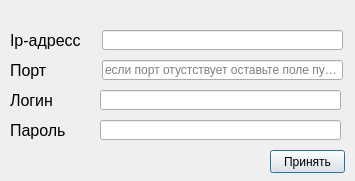
<?xml version="1.0" encoding="UTF-8"?>
<ui version="4.0">
 <class>ConnectionSettings</class>
 <widget class="QDialog" name="ConnectionSettings">
  <property name="windowModality">
   <enum>Qt::WindowModal</enum>
  </property>
  <property name="geometry">
   <rect>
    <x>0</x>
    <y>0</y>
    <width>355</width>
    <height>181</height>
   </rect>
  </property>
  <property name="windowTitle">
   <string>Настройка подключения к базе MySQL</string>
  </property>
  <widget class="QPushButton" name="saveButton">
   <property name="geometry">
    <rect>
     <x>270</x>
     <y>150</y>
     <width>75</width>
     <height>23</height>
    </rect>
   </property>
   <property name="text">
    <string>Принять</string>
   </property>
  </widget>
  <widget class="QLabel" name="label">
   <property name="geometry">
    <rect>
     <x>10</x>
     <y>30</y>
     <width>71</width>
     <height>21</height>
    </rect>
   </property>
   <property name="font">
    <font>
     <pointsize>12</pointsize>
    </font>
   </property>
   <property name="text">
    <string>Ip-адресс</string>
   </property>
  </widget>
  <widget class="QLineEdit" name="DBIpLine">
   <property name="geometry">
    <rect>
     <x>102</x>
     <y>30</y>
     <width>241</width>
     <height>20</height>
    </rect>
   </property>
  </widget>
  <widget class="QLabel" name="label_2">
   <property name="geometry">
    <rect>
     <x>90</x>
     <y>0</y>
     <width>221</width>
     <height>16</height>
    </rect>
   </property>
   <property name="text">
    <string/>
   </property>
  </widget>
  <widget class="QLineEdit" name="DBPortLine">
   <property name="geometry">
    <rect>
     <x>102</x>
     <y>60</y>
     <width>241</width>
     <height>20</height>
    </rect>
   </property>
   <property name="placeholderText">
    <string>если порт отустствует оставьте поле пустым</string>
   </property>
  </widget>
  <widget class="QLabel" name="label_3">
   <property name="geometry">
    <rect>
     <x>10</x>
     <y>60</y>
     <width>71</width>
     <height>21</height>
    </rect>
   </property>
   <property name="font">
    <font>
     <pointsize>12</pointsize>
    </font>
   </property>
   <property name="text">
    <string>Порт</string>
   </property>
  </widget>
  <widget class="QLineEdit" name="DBLoginLine">
   <property name="geometry">
    <rect>
     <x>100</x>
     <y>90</y>
     <width>241</width>
     <height>20</height>
    </rect>
   </property>
  </widget>
  <widget class="QLabel" name="label_4">
   <property name="geometry">
    <rect>
     <x>10</x>
     <y>90</y>
     <width>71</width>
     <height>21</height>
    </rect>
   </property>
   <property name="font">
    <font>
     <pointsize>12</pointsize>
    </font>
   </property>
   <property name="text">
    <string>Логин</string>
   </property>
  </widget>
  <widget class="QLineEdit" name="DBPasswordLine">
   <property name="geometry">
    <rect>
     <x>100</x>
     <y>120</y>
     <width>241</width>
     <height>20</height>
    </rect>
   </property>
  </widget>
  <widget class="QLabel" name="label_5">
   <property name="geometry">
    <rect>
     <x>10</x>
     <y>120</y>
     <width>71</width>
     <height>21</height>
    </rect>
   </property>
   <property name="font">
    <font>
     <pointsize>12</pointsize>
    </font>
   </property>
   <property name="text">
    <string>Пароль</string>
   </property>
  </widget>
 </widget>
 <resources/>
 <connections/>
</ui>
